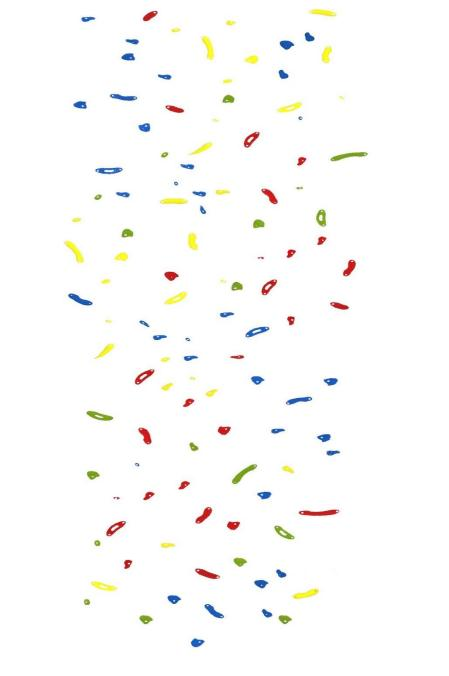
#> input picture A/image/read_02.jpg, 449 x 676 px
$ python test_06.py
#> lines starting #> are read from the running program, lines starting #| are printed output that depends on the picture; after the words box and inside, x2 and y2 are one past the last pixel; in counts of white or black regions, pixels touching at a corner belong together
# 颜色提取-彩色

import cv2
import numpy as np

# 读取图片文件
img = cv2.imread("../image/read_02.jpg")
#> img is the input picture: shape (676, 449, 3); mean B, G, R 249.6, 251.3, 251.5

# 转换为HSV颜色空间
hsv = cv2.cvtColor(img, cv2.COLOR_BGR2HSV)
#> hsv: shape (676, 449, 3); mean H, S, V 19.3, 5.7, 252.9

# 定义颜色范围，提取掩码
low_hsv = np.array([0, 0, 221])
high_hsv = np.array([180, 30, 255])
mask = cv2.inRange(hsv, lowerb=low_hsv, upperb=high_hsv)
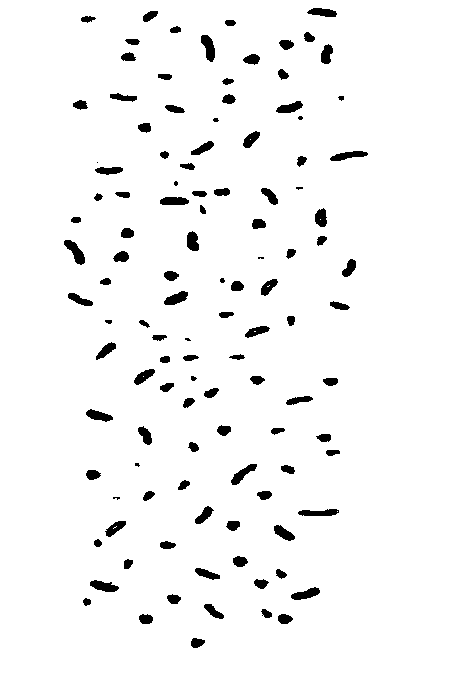
#> mask: shape (676, 449); 96.1% white; 115 black regions (9 under 20 px), largest, box (x1, y1, x2, y2) and area: (64, 240, 85, 265) 250, (201, 35, 215, 62) 239, (330, 151, 368, 161) 219

# 创建掩码的反向图像
mask_inv = cv2.bitwise_not(mask)

# 获取掩码区域和非掩码区域的像素
mask_pixels = cv2.bitwise_and(img, img, mask=mask)
inv_pixels = cv2.bitwise_and(img, img, mask=mask_inv)
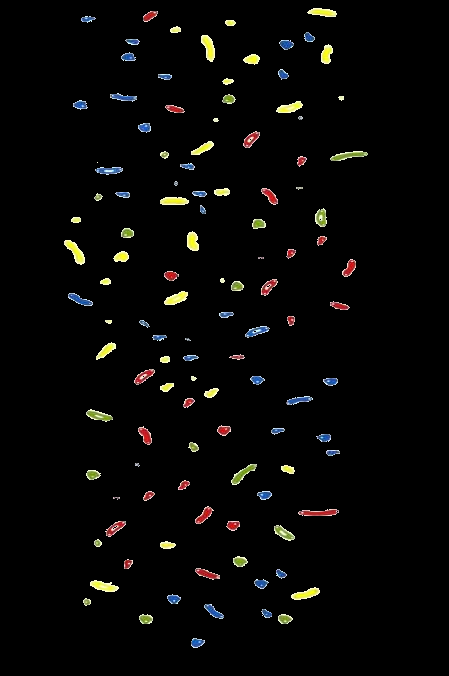
#> inv_pixels: shape (676, 449, 3); mean B, G, R 5.5, 6.7, 7.1

# 修复掩码区域的像素
output_img = cv2.inpaint(mask_pixels, mask, 3, cv2.INPAINT_TELEA)
#> output_img: shape (676, 449, 3); every value is 0

# 合并修复后的像素和未修复的像素
output_img = cv2.add(output_img, inv_pixels)

# 显示修复后的图片
cv2.imshow('Output Image', output_img)
cv2.waitKey(0)
cv2.destroyAllWindows()

$ run again, with A/image/2023-05-26_155403.png saved as A/image/read_02.jpg
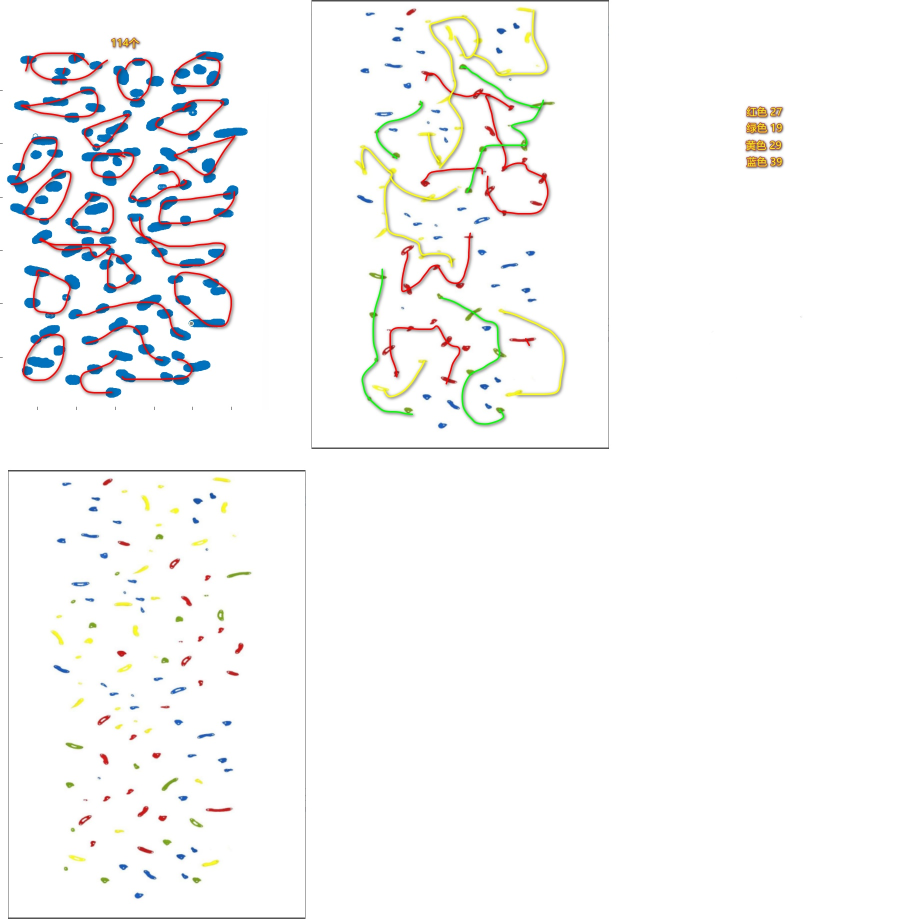
#> input picture A/image/2023-05-26_155403.png, 1840 x 1838 px (shown at 1/2 size)
#> img is the input picture: shape (1838, 1840, 3); mean B, G, R 247.5, 247.8, 247.8
#> hsv: shape (1838, 1840, 3); mean H, S, V 10.5, 8.3, 251
#> `mask = cv2.inRange(hsv, lowerb=low_hsv, upperb=high_hsv)`:
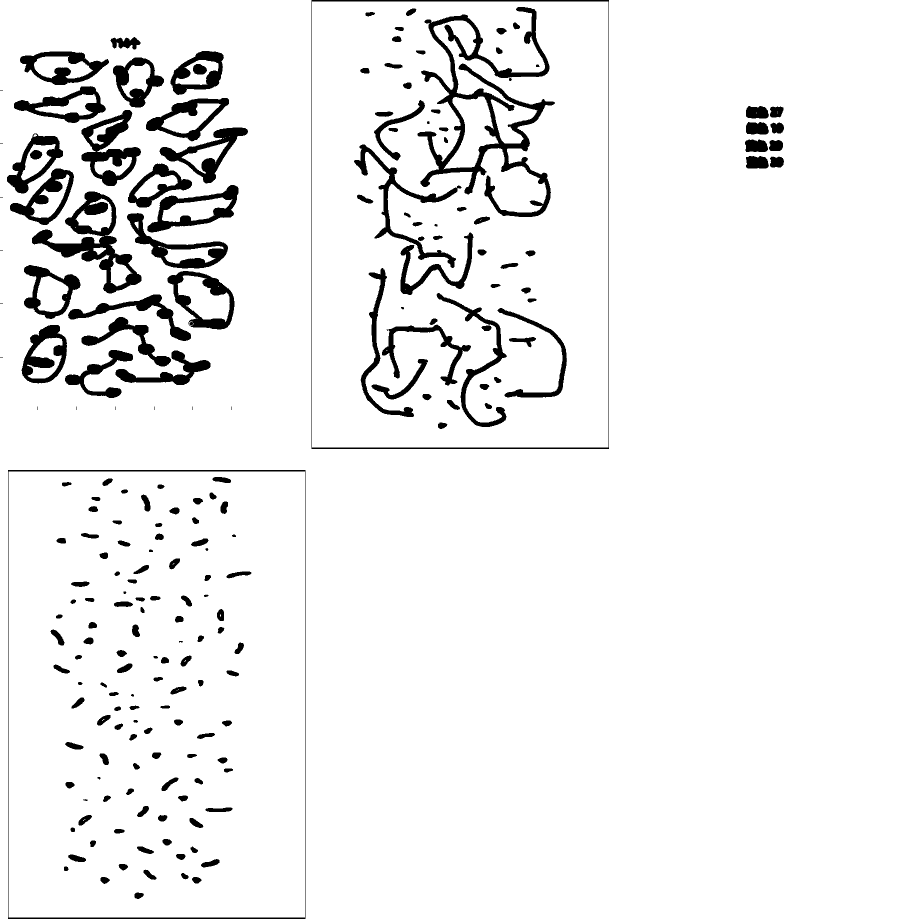
#> mask: shape (1838, 1840) (shown at 1/2 size); 94.2% white; 211 black regions (12 under 20 px), largest, box (x1, y1, x2, y2) and area: (835, 14, 1110, 434) 23292, (64, 383, 283, 587) 11637, (163, 220, 282, 372) 7452
#> `output_img = cv2.inpaint(mask_pixels, mask, 3, cv2.INPAINT_TELEA)`:
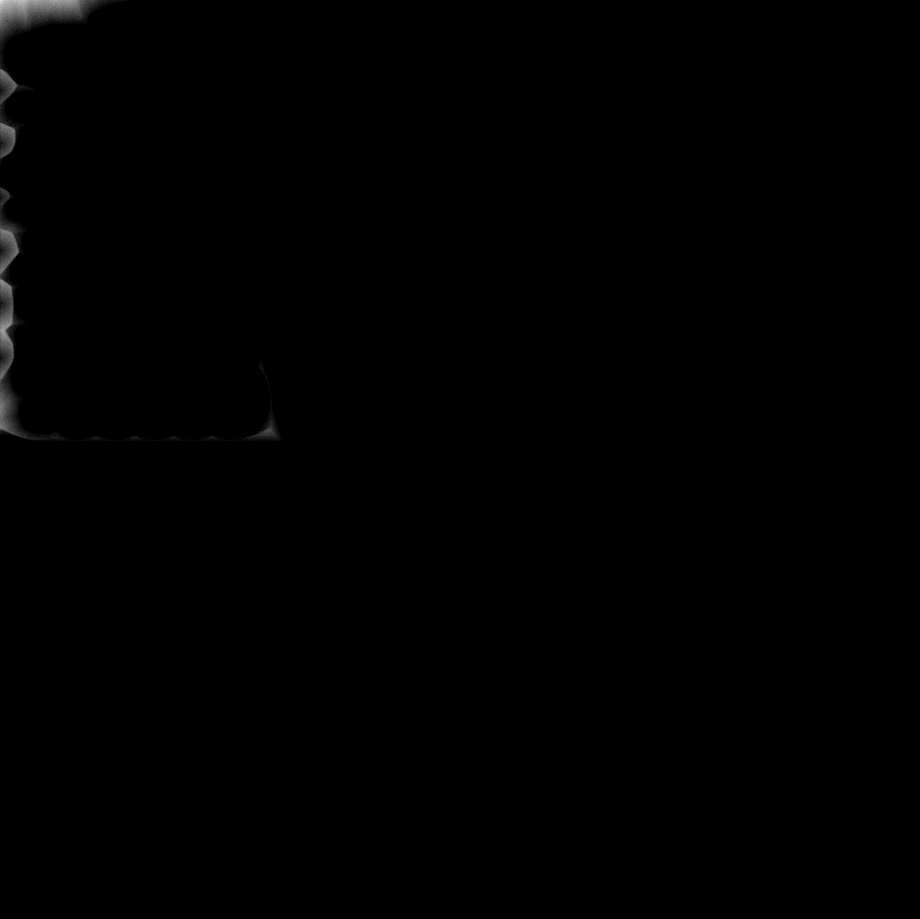
#> output_img: shape (1838, 1840, 3) (shown at 1/2 size); min 0, max 12, mean 0.0307; drawn with min black and max white
